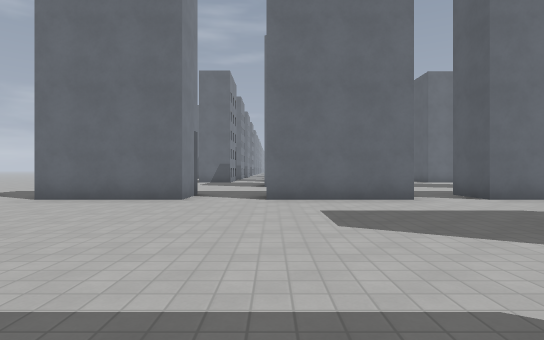
View 1 (above)

24 first-person views from a walk through a Godot game level. The camera is 1.3 m above the floor, looks level and sees 80° across. The floor is counted in squares, 2 m on a side. Each view is taken from the middle of a square. On the plan, view 1 faces up. The plan holds only what a view shows up to about 10 squares ahead; the rest is blank. The place goes on beyond the plan. Some surface patterns are stand-ins.

View 2
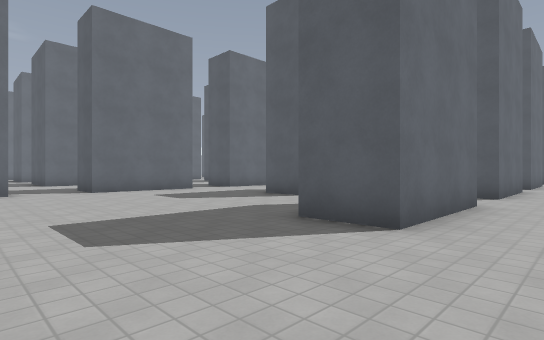

View 3
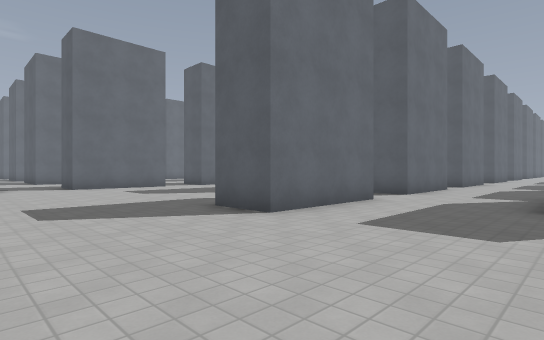

View 4
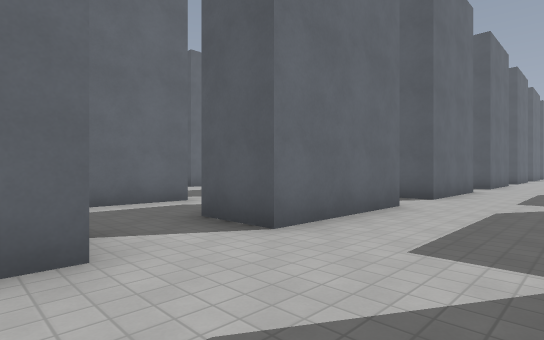

View 5
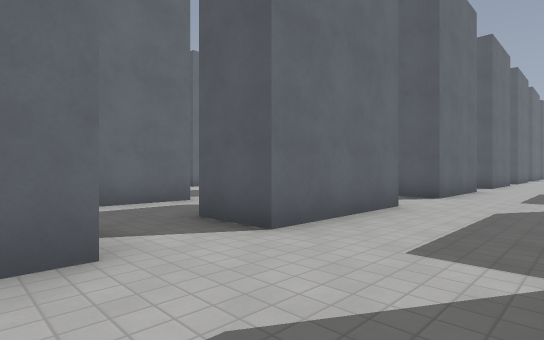

View 6
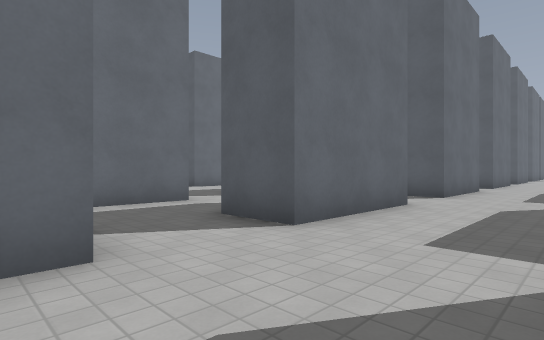

View 7
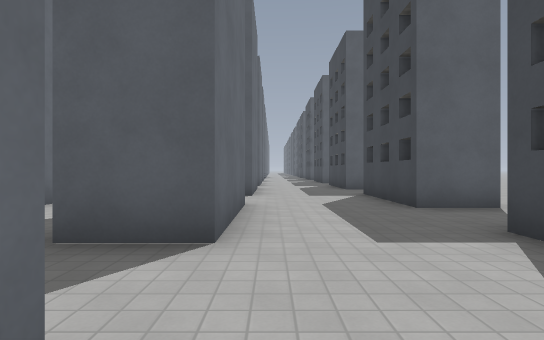

View 8
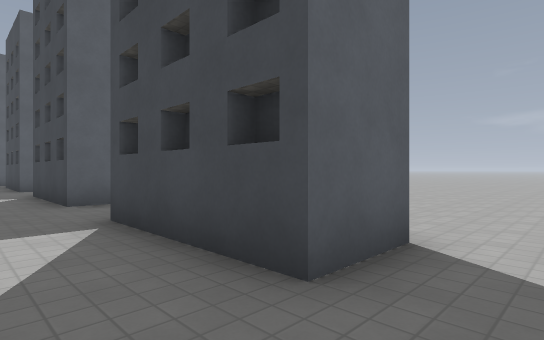

View 9
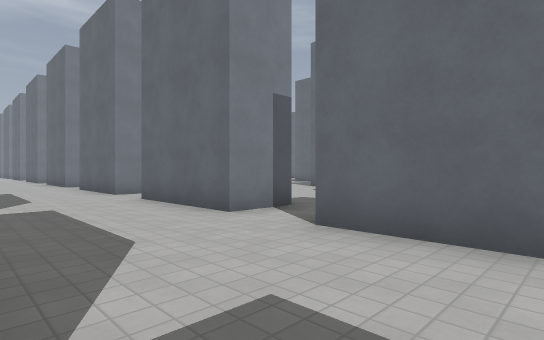

View 10
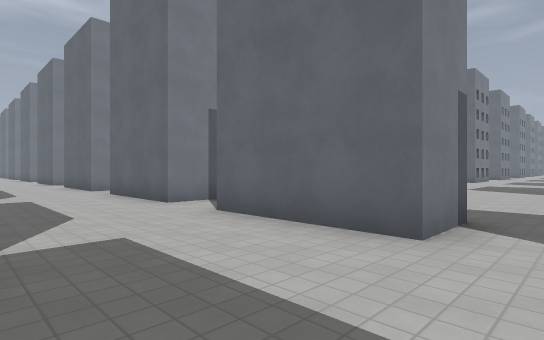

View 11
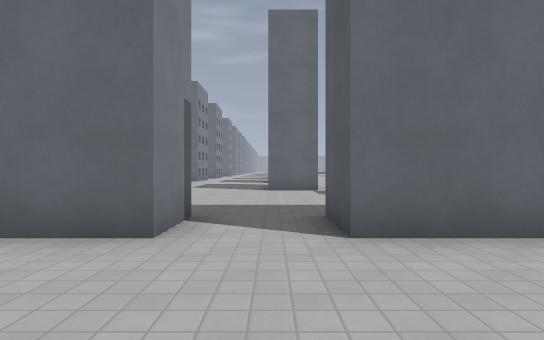

View 12
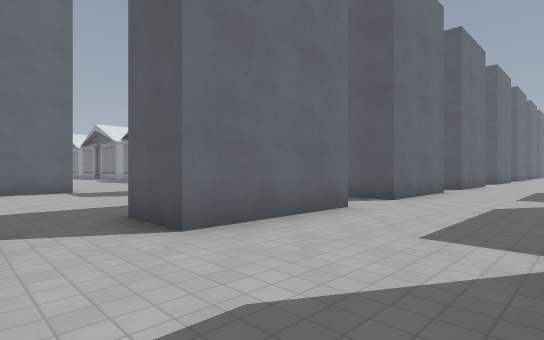

View 13
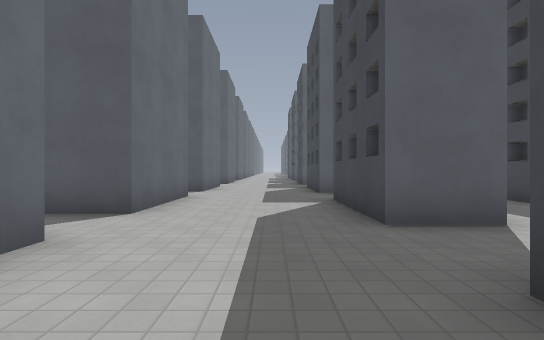

View 14
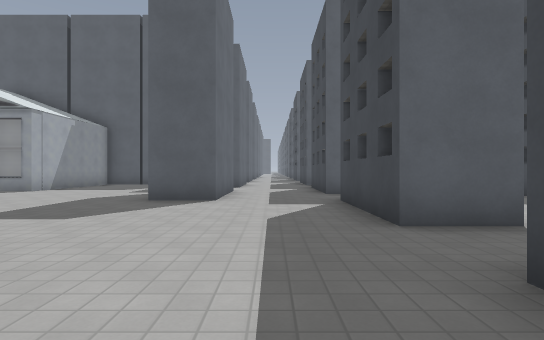

View 15
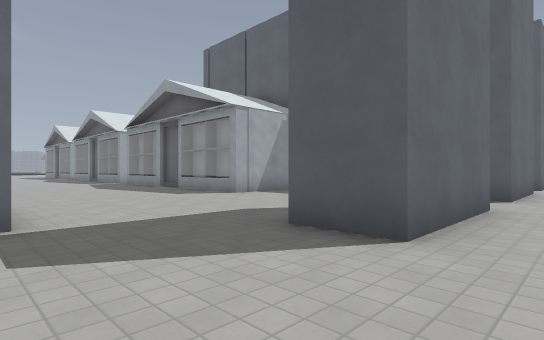

View 16
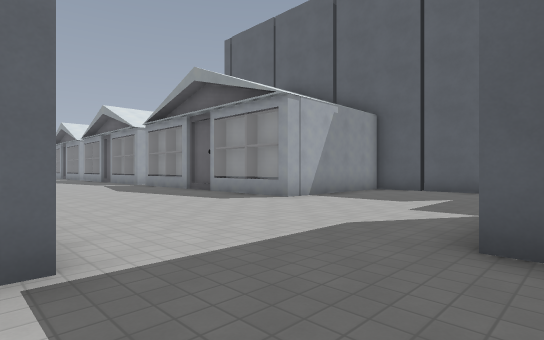

View 17
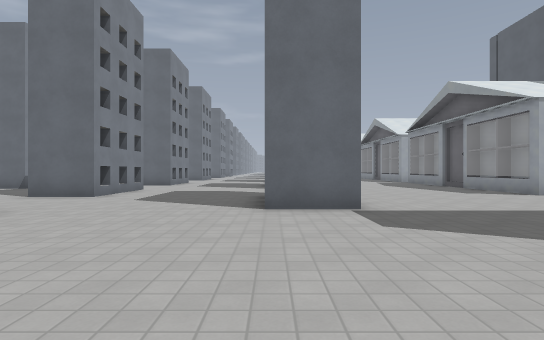

View 18
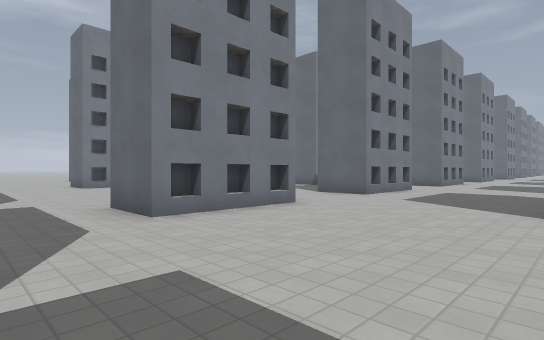

View 19
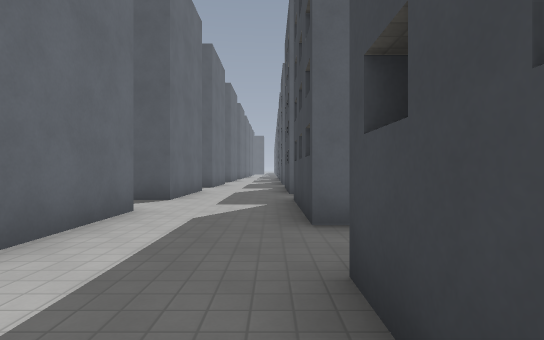

View 20
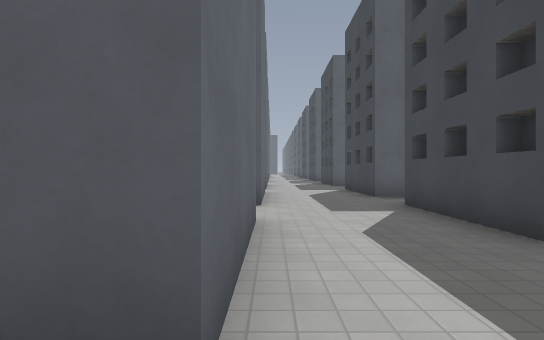

View 21
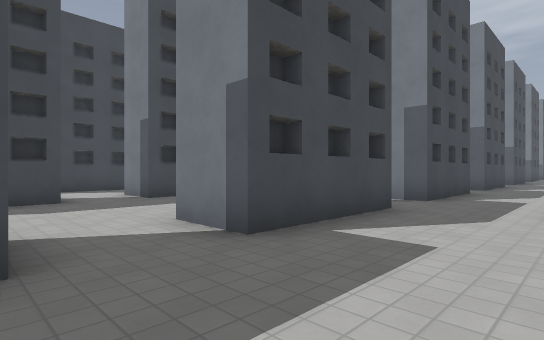

View 22
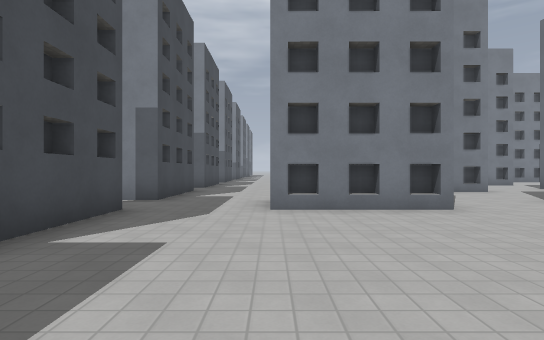

View 23
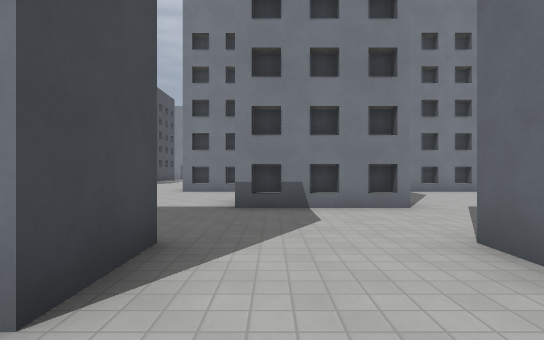

View 24
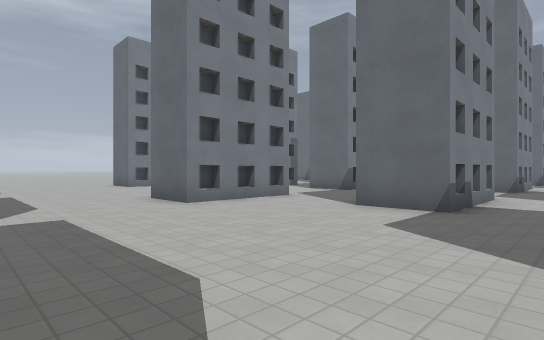

### Floor plan
Points are (right, up) in squares from view 1. A wall is a line through its corners. A room is listed if a view was taken in it or the views show most of it. See-through windows are left out.
Room 1 (views 1, 2, 3, 4, 5, 6, 7, 8, 9, 10, 11, 12, 13)
walls: (8.9, -1.5) (5.5, -1.5) (5.5, 0); (13.8, -1.5) (10.5, -1.5); (3.8, -1.5) (0.5, -1.5) (0.5, 0); (13.2, -6) (13.2, -4.5) (16.5, -4.5); (11, 3.7) (11.7, 3.7); (3.4, 2.4) (3.4, 3.8); (13.4, 3.7) (14.2, 3.7); (8, 7.1) (4.8, 7.1); (12.9, 7.1) (9.6, 7.1); (19.1, -1.5) (15.9, -1.5); (18.6, -6) (18.6, -4.5) (21.8, -4.5); (3.1, 7.1) (-0.1, 7.1); (18.8, 3.7) (22, 3.7); (18, 7.1) (14.7, 7.1); (-2, 7.1) (-3.5, 7.1); (23.9, -4.9) (23.9, -4.5) (24.6, -4.5); (24.5, -1.5) (21.2, -1.5); (24.1, 3.2) (24.1, 3.7) (24.9, 3.7); (23, 7.1) (19.8, 7.1)
ways out: opening at (9, 7.5) to room 2; opening at (13.5, 7.5) to room 2; opening at (19, 7.5) to room 2; opening at (24, 7.5) to room 2; opening at (-1, 7.5) to room 3; opening at (4, 7.5) to room 3; opening at (12.5, 3) to room 4; opening at (14.5, -0.5) to room 4; opening at (6, 1.5); opening at (7.5, 3); opening at (9.5, -0.5); opening at (17.5, 3); opening at (20, -0.5); opening at (23.5, 3)
Room 2 (views 14, 15, 16, 17, 18, 19, 20, 21, 22, 23)
walls: (15.5, 14.4) (13.9, 14.4); (9.7, 19) (9.7, 16.8) (8.1, 16.8); (9.4, 13.8) (9.4, 13.3); (9.4, 12.8) (9.4, 12.3); (8.1, 14) (9.7, 14) (9.7, 11) (8.1, 11); (9.4, 11.8) (9.4, 11.3); (5.4, 17.4) (5.4, 16.4); (5.1, 17.3) (5.1, 16.7); (5.4, 21.5) (5.4, 20.2) (4.9, 20.2); (21.2, 11.2) (17.9, 11.2) (17.9, 12.8); (9.6, 8.5) (12.9, 8.5) (12.9, 7.1); (14.7, 7.1) (14.7, 8.5) (18, 8.5); (8, 8.5) (8, 7.1); (25.4, 14.2) (25.4, 15.8); (19.8, 7.1) (19.8, 8.5) (23.1, 8.5); (1.3, 15.4) (1.3, 14.4); (1.3, 21.2) (1.3, 19); (1, 20) (1, 19.5); (1, 21) (1, 20.5); (26.2, 11.2) (23, 11.2) (23, 12); (24.8, 7) (24.8, 8.5) (26.5, 8.5)
ways out: opening at (9, 7.5) to room 1; opening at (13.5, 7.5) to room 1; opening at (19, 7.5) to room 1; opening at (24, 7.5) to room 1; opening at (0.5, 16.5) to room 3; opening at (2.5, 15) to room 3; opening at (6.5, 17) to room 3; opening at (8, 9.5) to room 3; opening at (8.5, 15.5) to room 3; opening at (2.5, 21)
objects: house (21, 18) to (21, 20)
Room 3 (view 24)
walls: (1, 13.2) (1, 12.5); (1, 14.2) (1, 13.5); (1.3, 14.4) (1.3, 12.3) (-0.4, 12.3); (3.1, 7.9) (3.1, 7.1); (5.1, 15.3) (5.1, 14.7); (5.1, 16.2) (5.1, 15.7); (-2, 8.6) (-2, 7.1); (-0.1, 7.1) (-0.1, 8.2); (5.4, 16.4) (5.4, 14.4) (3.7, 14.4); (4.8, 7.1) (4.8, 8.5) (8, 8.5)
ways out: opening at (-1, 7.5) to room 1; opening at (4, 7.5) to room 1; opening at (0.5, 16.5) to room 2; opening at (2.5, 15) to room 2; opening at (6.5, 17) to room 2; opening at (8, 9.5) to room 2; opening at (8.5, 15.5) to room 2
Room 4 (no view inside)
walls: (11.9, -0.1) (12.8, -0.1); (11.7, 3.7) (11.7, 2.2) (9.9, 2.2); (15.9, -1.5) (15.9, 0)
ways out: opening at (12.5, 3) to room 1; opening at (14.5, -0.5) to room 1; opening at (11, 1.5); opening at (16, 1.5)

Where each view was taken, in squares from view 1:
view 1: 0 up, 0 right, facing up
view 2: 3 down, 3 left, facing up-right
view 3: 5 down, 3 left, facing up-right
view 4: 4 down, 3 right, facing up-right
view 5: 4 down, 8 right, facing up-right
view 6: 4 down, 13 right, facing up-right
view 7: 2 down, 13 right, facing right
view 8: 3 down, 12 right, facing down-right
view 9: 4 up, 12 right, facing up-left
view 10: 4 up, 14 right, facing up-left
view 11: 4 up, 14 right, facing up
view 12: 4 up, 13 right, facing up-right
view 13: 5 up, 15 right, facing right
view 14: 10 up, 11 right, facing right
view 15: 10 up, 15 right, facing up-right
view 16: 12 up, 15 right, facing up-right
view 17: 9 up, 14 right, facing up
view 18: 9 up, 14 right, facing up-left
view 19: 9 up, 16 right, facing right
view 20: 11 up, 17 right, facing right
view 21: 11 up, 15 right, facing down-left
view 22: 11 up, 15 right, facing left
view 23: 15 up, 11 right, facing left
view 24: 9 up, 7 right, facing up-left
